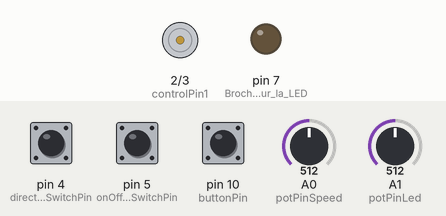
A sketch run on a simulated Arduino Uno, built with avr-gcc and run on an emulated ATmega328P. Parts: motor-driver pin pairs drawn as motors (green arrow = first pin HIGH = forward, orange = second pin HIGH = backward, longer = more drive, scaled by the enable pin), output pins drawn as LEDs (lit = HIGH). Dashed ring = blinking. The inputs (shaded band) are chosen by the test bench; at power-on: pin 10 (buttonPin) HIGH, A1 (potPinLed) = 512, pin 5 (onOffSwitchStateSwitchPin) LOW, A0 (potPinSpeed) = 512, pin 4 (directionSwitchPin) LOW.

Above: at 1.2 s.
1.3 s: pin 10 (buttonPin) pulled LOW for 0.15 s
At 1.62 s:
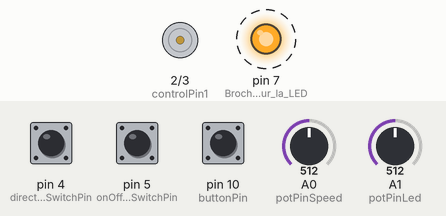
4.4 s: A1 (potPinLed) set to 0
5.9 s: A1 (potPinLed) set to 4
8.9 s: pin 5 (onOffSwitchStateSwitchPin) pulled HIGH for 0.15 s
At 9.4 s:
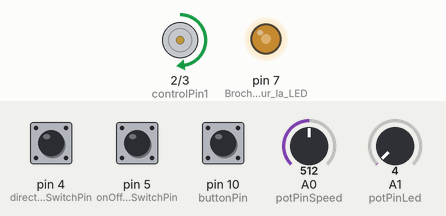
12.0 s: A0 (potPinSpeed) set to 716
At 13.8 s:
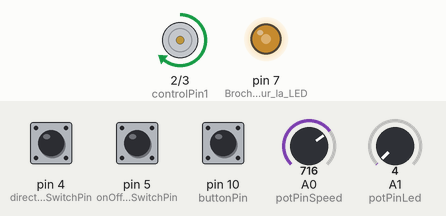
15.0 s: pin 4 (directionSwitchPin) pulled HIGH for 0.15 s
At 16.3 s:
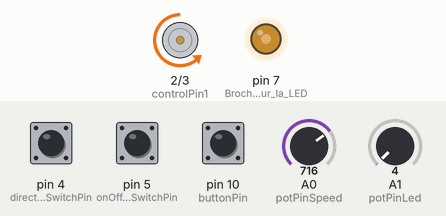
Timing chart, 0 to 19.1 s (numbered marks = the images above; inputs shaded):
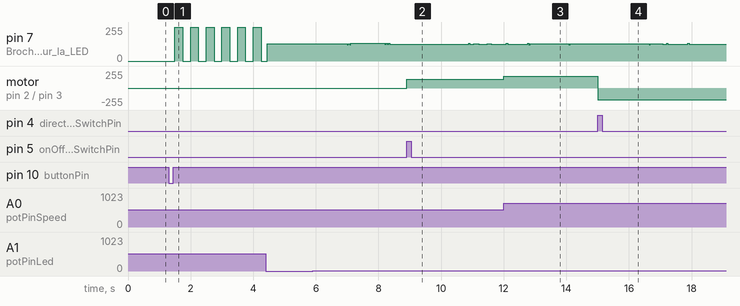

The sketch:

prog_zootrope_led_13.ino
```cpp
const int controlPin1 = 2;
const int controlPin2 = 3;
const int enablePin = 9;
const int directionSwitchPin = 4;
const int onOffSwitchStateSwitchPin = 5;
const int potPinSpeed = A0;
const int potPinLed = A1;  // Déclare un potentiomètre pour la LED
const int buttonPin = 10;   // Broche du bouton poussoir pour la LED

int onOffSwitchState = 0;
int previousOnOffSwitchState = 0;
int directionSwitchState = 0;
int previousDirectionSwitchState = 0;

int motorEnabled = 0;
int motorSpeed = 0;
int motorDirection = 1;  // 1 pour avant, 0 pour arrière
int potValLed;
int lcgnLed;

// Variables pour gérer le clignotement de la LED avec millis()
unsigned long previousMillisLed = 0;
unsigned long intervalLed = 0;
bool ledState = false;  // État de la LED (éteinte ou allumée)
bool buttonState = false;  // État du bouton poussoir
bool lastButtonState = false;  // Dernier état du bouton poussoir
bool ledBlinking = false;  // Si la LED doit clignoter ou non

void setup() {
  pinMode(directionSwitchPin, INPUT);
  pinMode(onOffSwitchStateSwitchPin, INPUT);
  pinMode(controlPin1, OUTPUT);
  pinMode(controlPin2, OUTPUT);
  pinMode(enablePin, OUTPUT);
  pinMode(7, OUTPUT);  // Broche pour la LED
  pinMode(buttonPin, INPUT_PULLUP);  // Bouton poussoir avec résistance de tirage interne

  digitalWrite(enablePin, LOW);  // Le moteur est désactivé au départ
}

void loop() {
  // Lecture des interrupteurs et du potentiomètre pour le moteur
  onOffSwitchState = digitalRead(onOffSwitchStateSwitchPin);
  directionSwitchState = digitalRead(directionSwitchPin);
  motorSpeed = analogRead(potPinSpeed) / 4;  // Lecture du potentiomètre pour la vitesse

  // Gestion de l'activation/désactivation du moteur (avec debounce)
  if (onOffSwitchState != previousOnOffSwitchState) {
    if (onOffSwitchState == HIGH) {
      motorEnabled = !motorEnabled;
    }
  }

  // Gestion du changement de direction (avec debounce)
  if (directionSwitchState != previousDirectionSwitchState) {
    if (directionSwitchState == HIGH) {
      motorDirection = !motorDirection;
    }
  }

  // Contrôle de la direction du moteur
  if (motorDirection == 1) {
    digitalWrite(controlPin1, HIGH);
    digitalWrite(controlPin2, LOW);
  } else {
    digitalWrite(controlPin1, LOW);
    digitalWrite(controlPin2, HIGH);
  }

  // Activation/désactivation du moteur en fonction de l'état
  if (motorEnabled == 1) {
    analogWrite(enablePin, motorSpeed);  // Contrôle de la vitesse via PWM
  } else {
    analogWrite(enablePin, 0);  // Arrêt du moteur
  }

  // Gestion du bouton poussoir pour la LED
  buttonState = digitalRead(buttonPin) == LOW;  // Vérifie si le bouton est pressé (LOW signifie appuyé avec INPUT_PULLUP)

  // Si l'état du bouton change de HIGH à LOW, inverser l'état de la LED
  if (buttonState != lastButtonState) {
    if (buttonState == LOW) {  // Si le bouton est appuyé (passage de HIGH à LOW)
      if (ledBlinking == false) {
        ledBlinking = true;  // Activer le clignotement de la LED
      } else {
        ledBlinking = false;  // Désactiver le clignotement de la LED
        digitalWrite(7, LOW); // Éteindre la LED
      }
    }
    delay(50);  // Anti-rebond pour le bouton
  }

  // Si la LED doit clignoter, gérer le clignotement avec le potentiomètre
  if (ledBlinking) {
    potValLed = analogRead(potPinLed);  // Lecture du potentiomètre pour la LED
    lcgnLed = map(potValLed, 0, 1023, 0, 500);  // Conversion de la valeur pour le délai

    // Gestion du clignotement de la LED avec millis()
    unsigned long currentMillis = millis();
    if (currentMillis - previousMillisLed >= lcgnLed) {
      ledState = !ledState;  // Inverse l'état de la LED
      digitalWrite(7, ledState ? HIGH : LOW);  // Allume ou éteint la LED
      previousMillisLed = currentMillis;  // Sauvegarde du dernier temps de clignotement
    }
  }

  // Mémorisation des états des interrupteurs pour la prochaine boucle
  previousDirectionSwitchState = directionSwitchState;
  previousOnOffSwitchState = onOffSwitchState;
  lastButtonState = buttonState;  // Sauvegarde de l'état du bouton pour la prochaine boucle
}
```

Measured:
- after the input at 1.3 s, pin 7 (Broche_pour_la_LED): alternates 255/255 for 0.25 s and 0/255 for 0.25 s, starting after 0.20 s
- after the input at 8.9 s, motor on pin 2 (controlPin1) / pin 3 (controlPin2): stopped → forward 128/255 at once
- after the input at 12.0 s, motor on pin 2 (controlPin1) / pin 3 (controlPin2): forward 128/255 → forward 179/255 at once
- after the input at 15.0 s, motor on pin 2 (controlPin1) / pin 3 (controlPin2): forward 179/255 → backward 179/255 at once
